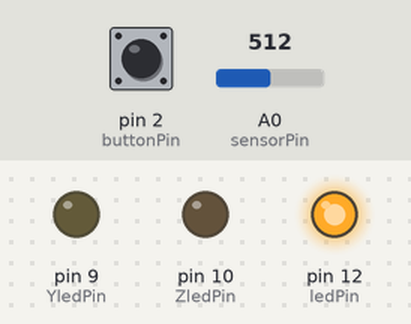
Recording of a sketch running on a simulated Arduino Uno, built with avr-gcc and run on an emulated ATmega328P. On the bench: output pins drawn as LEDs (lit = HIGH). The inputs (shaded band) are chosen by the test bench; at power-on: A0 (sensorPin) = 512, pin 2 (buttonPin) HIGH. What the sketch prints to the serial monitor is not drawn.

Above: at 1.3 s.
1.4 s: A0 (sensorPin) set to 0
At 2.2 s:
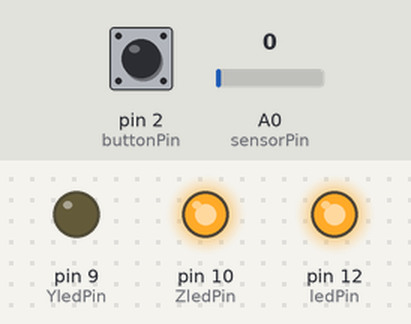
3.0 s: pin 2 (buttonPin) pulled LOW for 0.65 s
At 3.5 s:
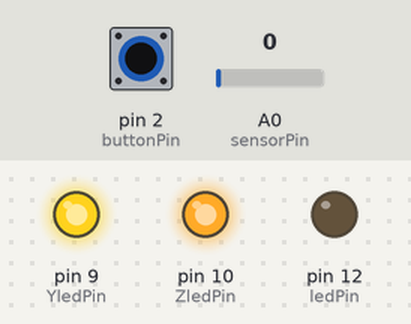
5.2 s: pin 2 (buttonPin) pulled LOW for 1 s
At 6.9 s:
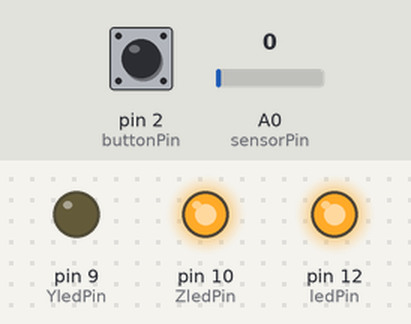
9.3 s: pin 2 (buttonPin) pulled LOW for 3.2 s
At 10.4 s:
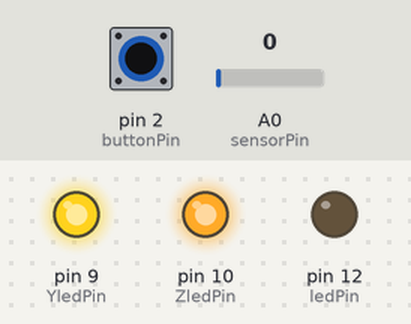
14.0 s: A0 (sensorPin) set to 306
At 14.5 s:
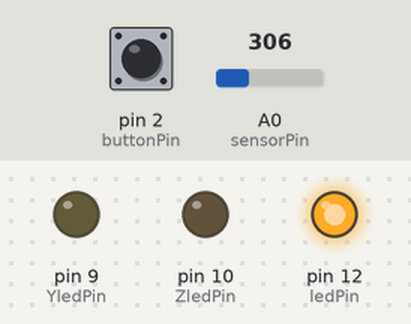
15.5 s: pin 2 (buttonPin) pulled LOW for 0.65 s
At 16.0 s:
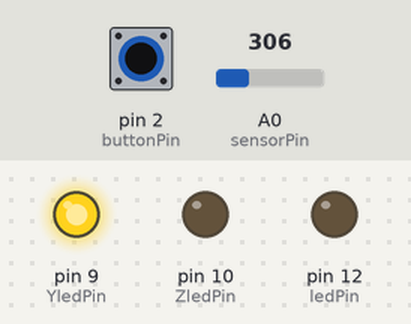
Timing chart, 0 to 18.5 s (numbered marks = the images above; inputs shaded):
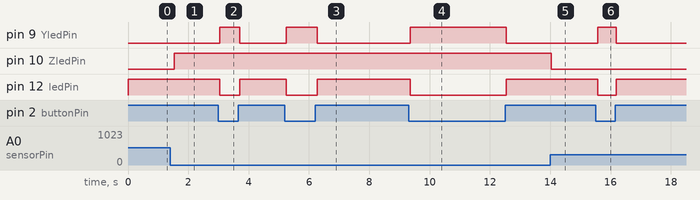

Measured:
- after the input at 1.4 s, pin 10 (ZledPin): LOW → HIGH after 0.14 s
- after the input at 3.0 s, pin 9 (YledPin): LOW → HIGH at once, → LOW 0.68 s later; pin 12 (ledPin): HIGH → LOW at once, → HIGH 0.68 s later
- after the input at 5.2 s, pin 9 (YledPin): LOW → HIGH at once, → LOW 1.0 s later; pin 12 (ledPin): HIGH → LOW at once, → HIGH 1.0 s later
- after the input at 9.3 s, pin 9 (YledPin): LOW → HIGH after 0.07 s, → LOW 3.2 s later; pin 12 (ledPin): HIGH → LOW after 0.07 s, → HIGH 3.2 s later
- after the input at 14.0 s, pin 10 (ZledPin): HIGH → LOW at once
- after the input at 15.5 s, pin 9 (YledPin): LOW → HIGH after 0.08 s, → LOW 0.61 s later; pin 12 (ledPin): HIGH → LOW after 0.08 s, → HIGH 0.61 s later

The sketch:

ledres0.ino
```cpp
const int ledPin = 12;
int sensorPin = A0;
int sensorValue = 0;
const int YledPin = 9;
const int buttonPin = 2;
int buttonState = 0;
const int ZledPin = 10;

void setup() {
  // put your setup code here, to run once:
    // pinMode(LED_BUILTIN, OUTPUT);
    pinMode(ledPin, OUTPUT);
    pinMode(YledPin, OUTPUT);
    pinMode(ZledPin, OUTPUT);
    pinMode(buttonPin, INPUT_PULLUP);
    Serial.begin(9600);
}

void loop() {
  // put your main code here, to run repeatedly:
    buttonState = digitalRead(buttonPin);
    sensorValue = analogRead(sensorPin);
    if(sensorValue <= 500){
      Serial.println("전압이 약합니다.");
    }
    // 전압이 0이면 점등하는 led
    if(sensorValue == 0){
      digitalWrite(ZledPin, HIGH);
    }else{
      digitalWrite(ZledPin, LOW);
    }
    //Serial.println(buttonState);
    //digitalWrite(LED_BUILTIN, HIGH);
    Serial.println(sensorValue);
if (buttonState == HIGH){
  // 불켜기
    Serial.println("LED ON");
    digitalWrite(ledPin, HIGH);
    digitalWrite(YledPin, LOW);
    //delay(500);
    delay(sensorValue);
}else {
    // 불끄기
    digitalWrite(ledPin, LOW);
    digitalWrite(YledPin, HIGH);
    delay(sensorValue);
    //delay(500);
}

    //digitalWrite(LED_BUILTIN, LOW);
}
```
